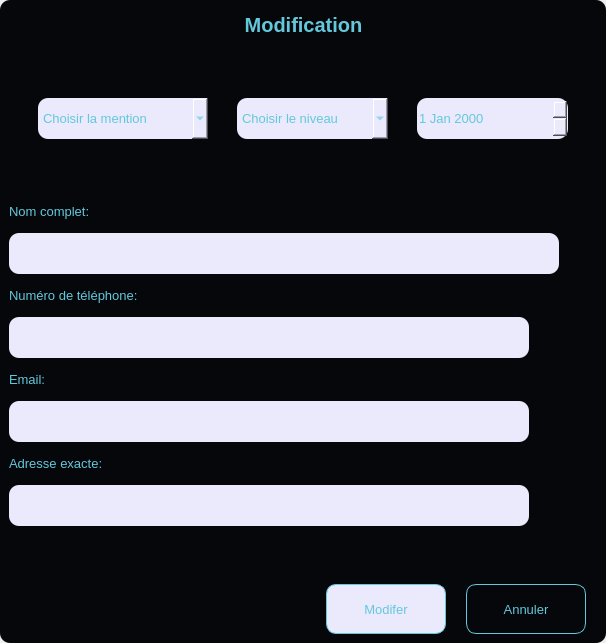
<?xml version="1.0" encoding="UTF-8"?>
<ui version="4.0">
 <class>Dialog</class>
 <widget class="QDialog" name="Dialog">
  <property name="geometry">
   <rect>
    <x>0</x>
    <y>0</y>
    <width>606</width>
    <height>643</height>
   </rect>
  </property>
  <property name="minimumSize">
   <size>
    <width>606</width>
    <height>643</height>
   </size>
  </property>
  <property name="maximumSize">
   <size>
    <width>606</width>
    <height>643</height>
   </size>
  </property>
  <property name="windowTitle">
   <string>Dialog</string>
  </property>
  <layout class="QVBoxLayout" name="verticalLayout">
   <property name="spacing">
    <number>0</number>
   </property>
   <property name="leftMargin">
    <number>0</number>
   </property>
   <property name="topMargin">
    <number>0</number>
   </property>
   <property name="rightMargin">
    <number>0</number>
   </property>
   <property name="bottomMargin">
    <number>0</number>
   </property>
   <item>
    <widget class="QFrame" name="frame">
     <property name="styleSheet">
      <string notr="true">border-radius:10px; 
background-color: #06070a ;
</string>
     </property>
     <property name="frameShape">
      <enum>QFrame::StyledPanel</enum>
     </property>
     <property name="frameShadow">
      <enum>QFrame::Raised</enum>
     </property>
     <layout class="QVBoxLayout" name="verticalLayout_7">
      <item>
       <widget class="QFrame" name="frame_2">
        <property name="frameShape">
         <enum>QFrame::StyledPanel</enum>
        </property>
        <property name="frameShadow">
         <enum>QFrame::Raised</enum>
        </property>
        <layout class="QHBoxLayout" name="horizontalLayout">
         <property name="leftMargin">
          <number>0</number>
         </property>
         <property name="topMargin">
          <number>0</number>
         </property>
         <property name="rightMargin">
          <number>0</number>
         </property>
         <property name="bottomMargin">
          <number>0</number>
         </property>
         <item>
          <spacer name="horizontalSpacer_7">
           <property name="orientation">
            <enum>Qt::Horizontal</enum>
           </property>
           <property name="sizeHint" stdset="0">
            <size>
             <width>40</width>
             <height>20</height>
            </size>
           </property>
          </spacer>
         </item>
         <item>
          <widget class="QLabel" name="label">
           <property name="minimumSize">
            <size>
             <width>211</width>
             <height>31</height>
            </size>
           </property>
           <property name="maximumSize">
            <size>
             <width>211</width>
             <height>31</height>
            </size>
           </property>
           <property name="font">
            <font>
             <pointsize>15</pointsize>
             <weight>75</weight>
             <bold>true</bold>
            </font>
           </property>
           <property name="styleSheet">
            <string notr="true">color: #63C8DC;</string>
           </property>
           <property name="text">
            <string>Modification</string>
           </property>
           <property name="alignment">
            <set>Qt::AlignCenter</set>
           </property>
          </widget>
         </item>
         <item>
          <spacer name="horizontalSpacer_2">
           <property name="orientation">
            <enum>Qt::Horizontal</enum>
           </property>
           <property name="sizeHint" stdset="0">
            <size>
             <width>157</width>
             <height>20</height>
            </size>
           </property>
          </spacer>
         </item>
        </layout>
       </widget>
      </item>
      <item>
       <spacer name="verticalSpacer_5">
        <property name="orientation">
         <enum>Qt::Vertical</enum>
        </property>
        <property name="sizeHint" stdset="0">
         <size>
          <width>20</width>
          <height>31</height>
         </size>
        </property>
       </spacer>
      </item>
      <item>
       <widget class="QFrame" name="frame_3">
        <property name="frameShape">
         <enum>QFrame::StyledPanel</enum>
        </property>
        <property name="frameShadow">
         <enum>QFrame::Raised</enum>
        </property>
        <layout class="QHBoxLayout" name="horizontalLayout_6">
         <property name="spacing">
          <number>0</number>
         </property>
         <property name="leftMargin">
          <number>0</number>
         </property>
         <property name="topMargin">
          <number>0</number>
         </property>
         <property name="rightMargin">
          <number>0</number>
         </property>
         <property name="bottomMargin">
          <number>0</number>
         </property>
         <item>
          <widget class="QComboBox" name="mentionComboBox">
           <property name="minimumSize">
            <size>
             <width>170</width>
             <height>41</height>
            </size>
           </property>
           <property name="maximumSize">
            <size>
             <width>170</width>
             <height>41</height>
            </size>
           </property>
           <property name="font">
            <font>
             <pointsize>10</pointsize>
            </font>
           </property>
           <property name="styleSheet">
            <string notr="true">color: #63C8DC;
background-color:#EBE9FC;
border-radius:10px;</string>
           </property>
           <item>
            <property name="text">
             <string>Choisir la mention</string>
            </property>
           </item>
           <item>
            <property name="text">
             <string>Informatique  générale</string>
            </property>
           </item>
           <item>
            <property name="text">
             <string>Systèmes et réseaux</string>
            </property>
           </item>
           <item>
            <property name="text">
             <string>Génie logiciel</string>
            </property>
           </item>
           <item>
            <property name="text">
             <string>Systèmes embarqués</string>
            </property>
           </item>
           <item>
            <property name="text">
             <string>Cybersécurité</string>
            </property>
           </item>
           <item>
            <property name="text">
             <string>Intelligence artificielle</string>
            </property>
           </item>
          </widget>
         </item>
         <item>
          <widget class="QComboBox" name="niveauComboBox">
           <property name="minimumSize">
            <size>
             <width>151</width>
             <height>41</height>
            </size>
           </property>
           <property name="maximumSize">
            <size>
             <width>151</width>
             <height>41</height>
            </size>
           </property>
           <property name="font">
            <font>
             <pointsize>10</pointsize>
            </font>
           </property>
           <property name="styleSheet">
            <string notr="true">color: #63C8DC;
background-color:#EBE9FC;
border-radius:10px;</string>
           </property>
           <item>
            <property name="text">
             <string>Choisir le niveau</string>
            </property>
           </item>
           <item>
            <property name="text">
             <string>L1</string>
            </property>
           </item>
           <item>
            <property name="text">
             <string>L2</string>
            </property>
           </item>
           <item>
            <property name="text">
             <string>L3</string>
            </property>
           </item>
           <item>
            <property name="text">
             <string>M1</string>
            </property>
           </item>
           <item>
            <property name="text">
             <string>M2</string>
            </property>
           </item>
          </widget>
         </item>
         <item>
          <widget class="QDateEdit" name="dateNaissance">
           <property name="minimumSize">
            <size>
             <width>151</width>
             <height>41</height>
            </size>
           </property>
           <property name="maximumSize">
            <size>
             <width>151</width>
             <height>41</height>
            </size>
           </property>
           <property name="font">
            <font>
             <pointsize>10</pointsize>
            </font>
           </property>
           <property name="styleSheet">
            <string notr="true">color: #63C8DC;
background-color:#EBE9FC;
border-radius:10px;</string>
           </property>
          </widget>
         </item>
        </layout>
       </widget>
      </item>
      <item>
       <spacer name="verticalSpacer_4">
        <property name="orientation">
         <enum>Qt::Vertical</enum>
        </property>
        <property name="sizeHint" stdset="0">
         <size>
          <width>20</width>
          <height>31</height>
         </size>
        </property>
       </spacer>
      </item>
      <item>
       <layout class="QVBoxLayout" name="verticalLayout_6">
        <item>
         <layout class="QVBoxLayout" name="verticalLayout_2">
          <property name="rightMargin">
           <number>0</number>
          </property>
          <item>
           <layout class="QHBoxLayout" name="horizontalLayout_2">
            <item>
             <widget class="QLabel" name="label_2">
              <property name="minimumSize">
               <size>
                <width>181</width>
                <height>31</height>
               </size>
              </property>
              <property name="maximumSize">
               <size>
                <width>181</width>
                <height>31</height>
               </size>
              </property>
              <property name="font">
               <font>
                <pointsize>10</pointsize>
               </font>
              </property>
              <property name="styleSheet">
               <string notr="true">color: #63C8DC;</string>
              </property>
              <property name="text">
               <string>Nom complet:</string>
              </property>
             </widget>
            </item>
            <item>
             <spacer name="horizontalSpacer_3">
              <property name="orientation">
               <enum>Qt::Horizontal</enum>
              </property>
              <property name="sizeHint" stdset="0">
               <size>
                <width>40</width>
                <height>20</height>
               </size>
              </property>
             </spacer>
            </item>
           </layout>
          </item>
          <item>
           <widget class="QLineEdit" name="nomLineEdit">
            <property name="minimumSize">
             <size>
              <width>550</width>
              <height>41</height>
             </size>
            </property>
            <property name="maximumSize">
             <size>
              <width>520</width>
              <height>41</height>
             </size>
            </property>
            <property name="font">
             <font>
              <pointsize>9</pointsize>
             </font>
            </property>
            <property name="styleSheet">
             <string notr="true">color: #63C8DC;
background-color:#EBE9FC;
border-radius:10px;</string>
            </property>
           </widget>
          </item>
         </layout>
        </item>
        <item>
         <layout class="QVBoxLayout" name="verticalLayout_3">
          <property name="rightMargin">
           <number>11</number>
          </property>
          <item>
           <layout class="QHBoxLayout" name="horizontalLayout_3">
            <item>
             <widget class="QLabel" name="label_3">
              <property name="minimumSize">
               <size>
                <width>181</width>
                <height>31</height>
               </size>
              </property>
              <property name="maximumSize">
               <size>
                <width>181</width>
                <height>31</height>
               </size>
              </property>
              <property name="font">
               <font>
                <pointsize>10</pointsize>
               </font>
              </property>
              <property name="styleSheet">
               <string notr="true">color: #63C8DC;</string>
              </property>
              <property name="text">
               <string>Numéro de téléphone:</string>
              </property>
             </widget>
            </item>
            <item>
             <spacer name="horizontalSpacer_4">
              <property name="orientation">
               <enum>Qt::Horizontal</enum>
              </property>
              <property name="sizeHint" stdset="0">
               <size>
                <width>40</width>
                <height>20</height>
               </size>
              </property>
             </spacer>
            </item>
           </layout>
          </item>
          <item>
           <widget class="QLineEdit" name="numTelLineEdit">
            <property name="minimumSize">
             <size>
              <width>461</width>
              <height>41</height>
             </size>
            </property>
            <property name="maximumSize">
             <size>
              <width>520</width>
              <height>41</height>
             </size>
            </property>
            <property name="font">
             <font>
              <pointsize>9</pointsize>
             </font>
            </property>
            <property name="styleSheet">
             <string notr="true">color: #63C8DC;
background-color:#EBE9FC;
border-radius:10px;</string>
            </property>
           </widget>
          </item>
         </layout>
        </item>
        <item>
         <layout class="QVBoxLayout" name="verticalLayout_4">
          <property name="rightMargin">
           <number>11</number>
          </property>
          <item>
           <layout class="QHBoxLayout" name="horizontalLayout_4">
            <item>
             <widget class="QLabel" name="label_4">
              <property name="minimumSize">
               <size>
                <width>181</width>
                <height>31</height>
               </size>
              </property>
              <property name="maximumSize">
               <size>
                <width>181</width>
                <height>31</height>
               </size>
              </property>
              <property name="font">
               <font>
                <pointsize>10</pointsize>
               </font>
              </property>
              <property name="styleSheet">
               <string notr="true">color: #63C8DC;</string>
              </property>
              <property name="text">
               <string>Email:</string>
              </property>
             </widget>
            </item>
            <item>
             <spacer name="horizontalSpacer_5">
              <property name="orientation">
               <enum>Qt::Horizontal</enum>
              </property>
              <property name="sizeHint" stdset="0">
               <size>
                <width>40</width>
                <height>20</height>
               </size>
              </property>
             </spacer>
            </item>
           </layout>
          </item>
          <item>
           <widget class="QLineEdit" name="emailLineEdit">
            <property name="minimumSize">
             <size>
              <width>461</width>
              <height>41</height>
             </size>
            </property>
            <property name="maximumSize">
             <size>
              <width>520</width>
              <height>41</height>
             </size>
            </property>
            <property name="font">
             <font>
              <pointsize>9</pointsize>
             </font>
            </property>
            <property name="styleSheet">
             <string notr="true">color: #63C8DC;
background-color:#EBE9FC;
border-radius:10px;</string>
            </property>
           </widget>
          </item>
         </layout>
        </item>
        <item>
         <layout class="QVBoxLayout" name="verticalLayout_5">
          <property name="rightMargin">
           <number>11</number>
          </property>
          <item>
           <layout class="QHBoxLayout" name="horizontalLayout_5">
            <item>
             <widget class="QLabel" name="label_5">
              <property name="minimumSize">
               <size>
                <width>181</width>
                <height>31</height>
               </size>
              </property>
              <property name="maximumSize">
               <size>
                <width>181</width>
                <height>31</height>
               </size>
              </property>
              <property name="font">
               <font>
                <pointsize>10</pointsize>
               </font>
              </property>
              <property name="styleSheet">
               <string notr="true">color: #63C8DC;</string>
              </property>
              <property name="text">
               <string>Adresse exacte:</string>
              </property>
             </widget>
            </item>
            <item>
             <spacer name="horizontalSpacer_6">
              <property name="orientation">
               <enum>Qt::Horizontal</enum>
              </property>
              <property name="sizeHint" stdset="0">
               <size>
                <width>40</width>
                <height>20</height>
               </size>
              </property>
             </spacer>
            </item>
           </layout>
          </item>
          <item>
           <widget class="QLineEdit" name="adresseLineEdit">
            <property name="minimumSize">
             <size>
              <width>461</width>
              <height>41</height>
             </size>
            </property>
            <property name="maximumSize">
             <size>
              <width>520</width>
              <height>41</height>
             </size>
            </property>
            <property name="font">
             <font>
              <pointsize>9</pointsize>
             </font>
            </property>
            <property name="styleSheet">
             <string notr="true">color: #63C8DC;
background-color:#EBE9FC;
border-radius:10px;</string>
            </property>
           </widget>
          </item>
         </layout>
        </item>
       </layout>
      </item>
      <item>
       <spacer name="verticalSpacer_3">
        <property name="orientation">
         <enum>Qt::Vertical</enum>
        </property>
        <property name="sizeHint" stdset="0">
         <size>
          <width>20</width>
          <height>31</height>
         </size>
        </property>
       </spacer>
      </item>
      <item>
       <widget class="QFrame" name="frame_5">
        <property name="frameShape">
         <enum>QFrame::StyledPanel</enum>
        </property>
        <property name="frameShadow">
         <enum>QFrame::Raised</enum>
        </property>
        <layout class="QHBoxLayout" name="horizontalLayout_8">
         <property name="leftMargin">
          <number>0</number>
         </property>
         <property name="topMargin">
          <number>0</number>
         </property>
         <property name="rightMargin">
          <number>11</number>
         </property>
         <property name="bottomMargin">
          <number>0</number>
         </property>
         <item>
          <spacer name="horizontalSpacer">
           <property name="orientation">
            <enum>Qt::Horizontal</enum>
           </property>
           <property name="sizeHint" stdset="0">
            <size>
             <width>40</width>
             <height>20</height>
            </size>
           </property>
          </spacer>
         </item>
         <item>
          <widget class="QFrame" name="frame_4">
           <property name="frameShape">
            <enum>QFrame::StyledPanel</enum>
           </property>
           <property name="frameShadow">
            <enum>QFrame::Raised</enum>
           </property>
           <layout class="QHBoxLayout" name="horizontalLayout_7">
            <property name="spacing">
             <number>20</number>
            </property>
            <property name="leftMargin">
             <number>0</number>
            </property>
            <property name="topMargin">
             <number>0</number>
            </property>
            <property name="rightMargin">
             <number>0</number>
            </property>
            <property name="bottomMargin">
             <number>0</number>
            </property>
            <item>
             <widget class="QPushButton" name="saveBtn">
              <property name="minimumSize">
               <size>
                <width>120</width>
                <height>50</height>
               </size>
              </property>
              <property name="maximumSize">
               <size>
                <width>120</width>
                <height>50</height>
               </size>
              </property>
              <property name="font">
               <font>
                <pointsize>10</pointsize>
               </font>
              </property>
              <property name="styleSheet">
               <string notr="true">
QPushButton {
color: #63C8DC;
background-color:#EBE9FC;
border-radius:10px;
border: 1px solid #63C8DC;
}
QPushButton::hover {
color: #63C8DC;
background-color: #06070a ;
border-radius:10px;
}</string>
              </property>
              <property name="text">
               <string>Modifer</string>
              </property>
             </widget>
            </item>
            <item>
             <widget class="QPushButton" name="cancelBtn">
              <property name="minimumSize">
               <size>
                <width>120</width>
                <height>50</height>
               </size>
              </property>
              <property name="maximumSize">
               <size>
                <width>120</width>
                <height>50</height>
               </size>
              </property>
              <property name="font">
               <font>
                <pointsize>10</pointsize>
               </font>
              </property>
              <property name="styleSheet">
               <string notr="true">QPushButton {
color: #63C8DC;
background-color: #06070a ;
border-radius:10px;
border: 1px solid #63C8DC;
}
</string>
              </property>
              <property name="text">
               <string>Annuler</string>
              </property>
             </widget>
            </item>
           </layout>
          </widget>
         </item>
        </layout>
       </widget>
      </item>
     </layout>
    </widget>
   </item>
  </layout>
 </widget>
 <resources/>
 <connections/>
</ui>
